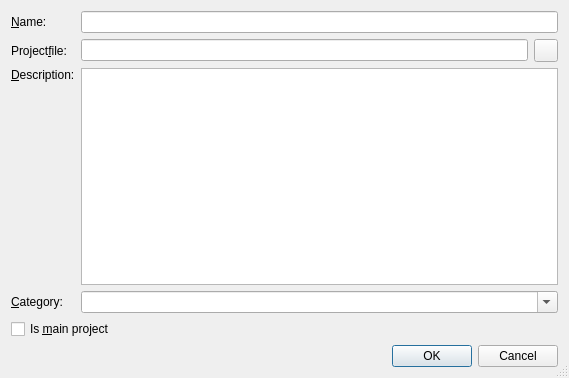
<?xml version="1.0" encoding="UTF-8"?>
<ui version="4.0">
 <class>AddProjectDialog</class>
 <widget class="QDialog" name="AddProjectDialog">
  <property name="geometry">
   <rect>
    <x>0</x>
    <y>0</y>
    <width>569</width>
    <height>378</height>
   </rect>
  </property>
  <property name="windowTitle">
   <string>Add Project</string>
  </property>
  <property name="sizeGripEnabled">
   <bool>true</bool>
  </property>
  <layout class="QGridLayout" name="gridLayout">
   <item row="0" column="0">
    <widget class="QLabel" name="label">
     <property name="text">
      <string>&amp;Name:</string>
     </property>
     <property name="buddy">
      <cstring>nameEdit</cstring>
     </property>
    </widget>
   </item>
   <item row="0" column="1" colspan="2">
    <widget class="QLineEdit" name="nameEdit">
     <property name="toolTip">
      <string>Enter the name of the project</string>
     </property>
    </widget>
   </item>
   <item row="1" column="0">
    <widget class="QLabel" name="label_2">
     <property name="text">
      <string>Project&amp;file:</string>
     </property>
     <property name="buddy">
      <cstring>filenameEdit</cstring>
     </property>
    </widget>
   </item>
   <item row="1" column="1">
    <widget class="QLineEdit" name="filenameEdit">
     <property name="toolTip">
      <string>Enter the name of the project file</string>
     </property>
    </widget>
   </item>
   <item row="1" column="2">
    <widget class="QToolButton" name="fileButton">
     <property name="toolTip">
      <string>Select the project file via a file selection dialog</string>
     </property>
    </widget>
   </item>
   <item row="2" column="0">
    <widget class="QLabel" name="label_3">
     <property name="text">
      <string>&amp;Description:</string>
     </property>
     <property name="alignment">
      <set>Qt::AlignLeading|Qt::AlignLeft|Qt::AlignTop</set>
     </property>
     <property name="buddy">
      <cstring>descriptionEdit</cstring>
     </property>
    </widget>
   </item>
   <item row="2" column="1" colspan="2">
    <widget class="QTextEdit" name="descriptionEdit">
     <property name="toolTip">
      <string>Enter a short description for the project</string>
     </property>
     <property name="tabChangesFocus">
      <bool>true</bool>
     </property>
     <property name="acceptRichText">
      <bool>false</bool>
     </property>
    </widget>
   </item>
   <item row="3" column="0">
    <widget class="QLabel" name="label_4">
     <property name="text">
      <string>&amp;Category:</string>
     </property>
     <property name="buddy">
      <cstring>categoryComboBox</cstring>
     </property>
    </widget>
   </item>
   <item row="3" column="1" colspan="2">
    <widget class="QComboBox" name="categoryComboBox">
     <property name="toolTip">
      <string>Select a project category</string>
     </property>
     <property name="editable">
      <bool>true</bool>
     </property>
    </widget>
   </item>
   <item row="4" column="0" colspan="3">
    <widget class="QCheckBox" name="masterCheckBox">
     <property name="toolTip">
      <string>Select to make this project the main project</string>
     </property>
     <property name="text">
      <string>Is &amp;main project</string>
     </property>
    </widget>
   </item>
   <item row="5" column="0" colspan="3">
    <widget class="QDialogButtonBox" name="buttonBox">
     <property name="orientation">
      <enum>Qt::Horizontal</enum>
     </property>
     <property name="standardButtons">
      <set>QDialogButtonBox::Cancel|QDialogButtonBox::Ok</set>
     </property>
    </widget>
   </item>
  </layout>
 </widget>
 <tabstops>
  <tabstop>nameEdit</tabstop>
  <tabstop>filenameEdit</tabstop>
  <tabstop>fileButton</tabstop>
  <tabstop>descriptionEdit</tabstop>
  <tabstop>categoryComboBox</tabstop>
  <tabstop>masterCheckBox</tabstop>
  <tabstop>buttonBox</tabstop>
 </tabstops>
 <resources/>
 <connections>
  <connection>
   <sender>buttonBox</sender>
   <signal>accepted()</signal>
   <receiver>AddProjectDialog</receiver>
   <slot>accept()</slot>
   <hints>
    <hint type="sourcelabel">
     <x>248</x>
     <y>254</y>
    </hint>
    <hint type="destinationlabel">
     <x>157</x>
     <y>274</y>
    </hint>
   </hints>
  </connection>
  <connection>
   <sender>buttonBox</sender>
   <signal>rejected()</signal>
   <receiver>AddProjectDialog</receiver>
   <slot>reject()</slot>
   <hints>
    <hint type="sourcelabel">
     <x>316</x>
     <y>260</y>
    </hint>
    <hint type="destinationlabel">
     <x>286</x>
     <y>274</y>
    </hint>
   </hints>
  </connection>
 </connections>
</ui>
